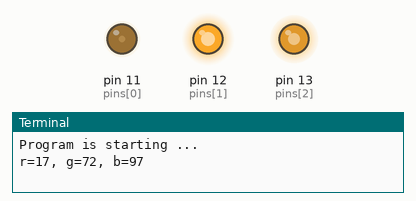
This program was run on a simulated Raspberry Pi (header pin numbers). Shown: output pins drawn as LEDs (lit = HIGH), the last lines printed to the terminal. Random numbers come from a fixed seed.

Above: at 0.1 s.
At 4.1 s:
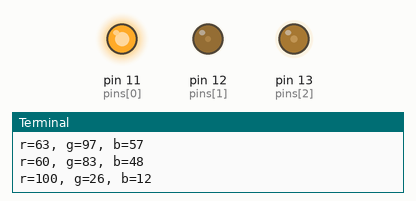
At 9.1 s:
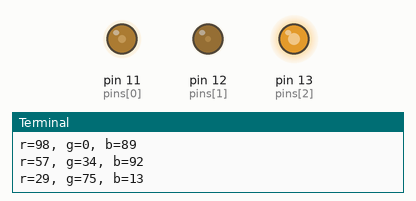
At 19.1 s:
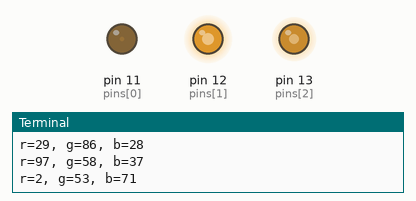
At 29.1 s:
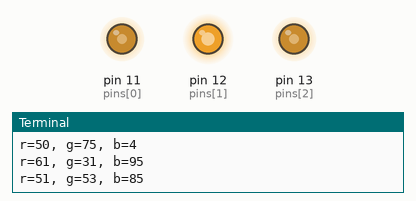
At 39.1 s:
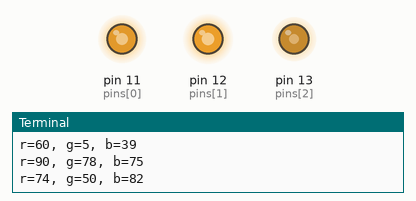
Timing chart, 0 to 40.0 s (numbered marks = the images above):
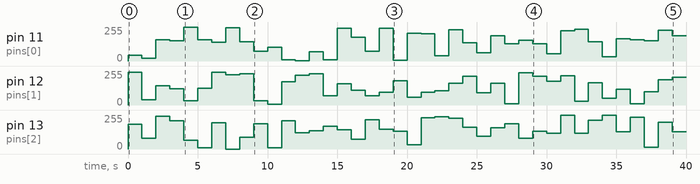

Measured:
- by itself, pin 11 (pins[0]): 0/255 → 43/255 at 0.00 s, → 20/255 1.0 s later, → 161/255 1.0 s later, → 153/255 1.0 s later, … (40 changes in this stretch)
- by itself, pin 12 (pins[1]): 0/255 → 247/255 at 0.00 s, → 38/255 1.0 s later, → 145/255 1.0 s later, → 122/255 1.0 s later, … (40 changes in this stretch)

The program:

LedRGB.py
```python
import RPi.GPIO as gp

import time
import random

pins=[11,12,13]


def setup():
    global red,green,blue

    gp.setmode(gp.BOARD)  #indichiamo che tilizziamo la board
    gp.setup(pins,gp.OUT)  #settagio sullamodlita output
    gp.output(pins,gp.HIGH) #accende i pin

    red=gp.PWM(pins[0],2000)  #imposta la frequenza a 2kHz
    blue=gp.PWM(pins[1],2000)
    green=gp.PWM(pins[2],2000)

    red.start(0)  #inizializza a 0
    blue.start(0)
    green.start(0)


def setColor(r,g,b):       #setta tonazione di colore
    red.ChangeDutyCycle(r)
    green.ChangeDutyCycle(g)
    blue.ChangeDutyCycle(b)


def loop():

    while True:
        r=random.randint(0,100)
        g=random.randint(0,100)
        b=random.randint(0,100)

        setColor(r,g,b)
        print ('r=%d, g=%d, b=%d ' %(r ,g, b))
        time.sleep(1)


def destroy():
    red.stop()
    green.stop()
    blue.stop()
    gp.cleanup()


if __name__ == '__main__':     # Program entrance
    print ('Program is starting ... ')
    setup()
    try:
        loop()
    except KeyboardInterrupt:  # Press ctrl-c to end the program.
        destroy()
    
```
